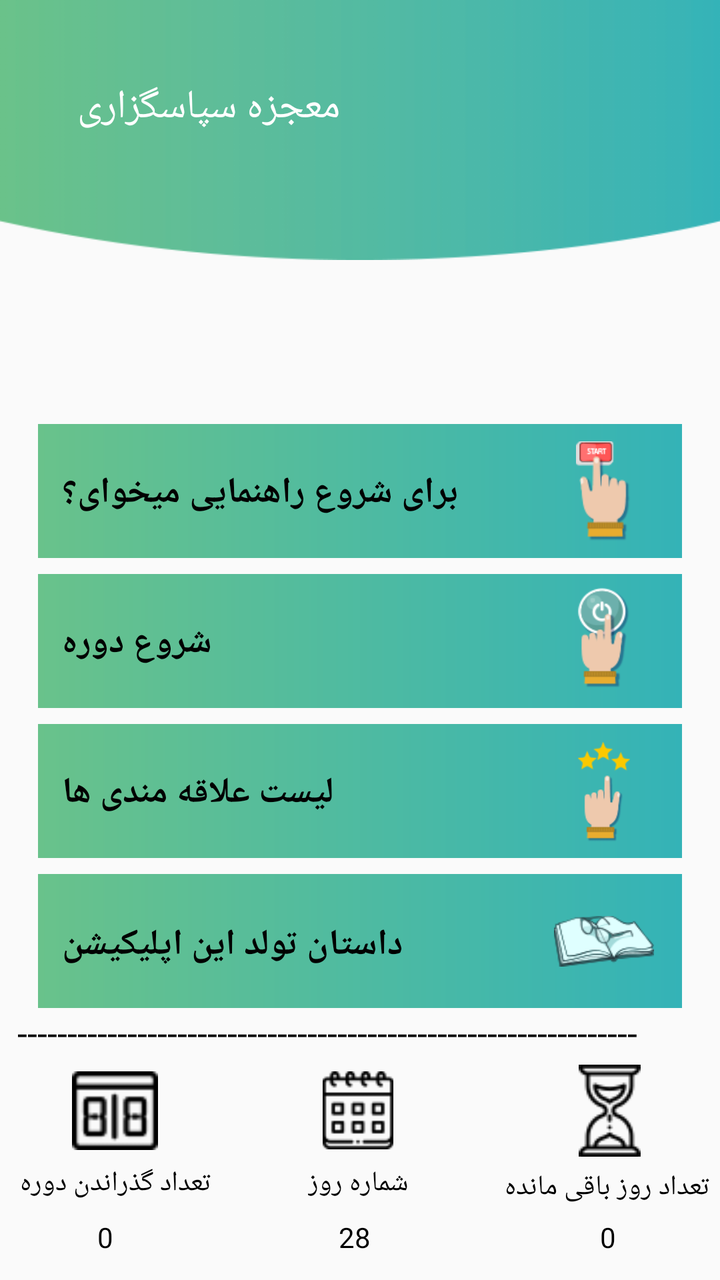
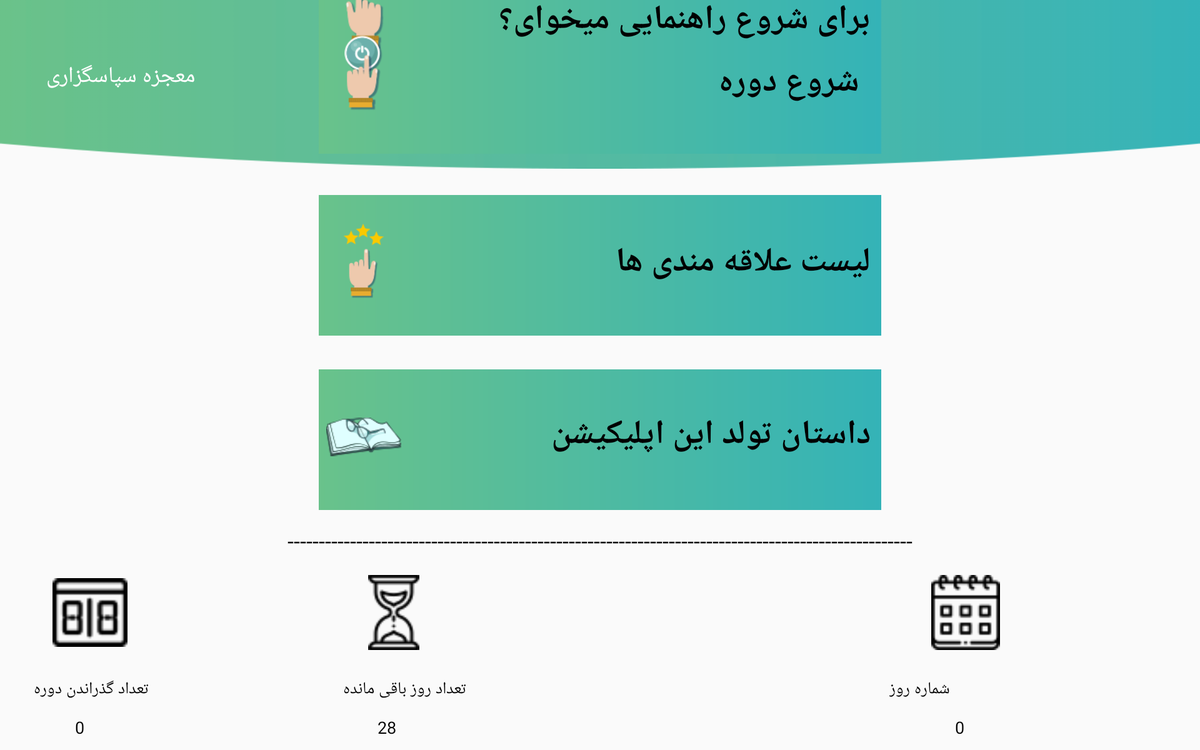

An Android layout and its configuration variant, each rendered on a device that would load it. The default file and the variant file are quoted in full after the pictures.
<!-- AndroidManifest.xml: application theme AppTheme -->
<!-- res/layout/activity_maiin.xml -->
<?xml version="1.0" encoding="utf-8"?>
<android.support.constraint.ConstraintLayout xmlns:android="http://schemas.android.com/apk/res/android"
    xmlns:app="http://schemas.android.com/apk/res-auto"
    xmlns:tools="http://schemas.android.com/tools"
    android:id="@+id/main_activity"
    android:layout_width="match_parent"
    android:layout_height="match_parent">

    <include
        android:id="@+id/toolbarCreate"
        layout="@layout/toolbar" />

    <View
        android:id="@+id/view_help"
        android:layout_width="322dp"
        android:layout_height="67dp"
        android:layout_marginStart="8dp"
        android:layout_marginTop="8dp"
        android:layout_marginEnd="8dp"
        android:layout_marginBottom="8dp"
        android:background="@drawable/back_item_main"
        android:onClick="onClickStart"
        app:layout_constraintBottom_toTopOf="@+id/view_start"
        app:layout_constraintEnd_toEndOf="parent"
        app:layout_constraintStart_toStartOf="parent"
        app:layout_constraintTop_toBottomOf="@+id/toolbarCreate"
        app:layout_constraintVertical_bias="1.0" />

    <View
        android:id="@+id/view_start"
        android:layout_width="322dp"
        android:layout_height="67dp"
        android:layout_marginStart="8dp"
        android:layout_marginEnd="8dp"
        android:layout_marginBottom="8dp"
        android:background="@drawable/back_item_main"
        android:onClick="onClickStart"
        app:layout_constraintBottom_toTopOf="@+id/view_fav"
        app:layout_constraintEnd_toEndOf="parent"
        app:layout_constraintStart_toStartOf="parent" />

    <View
        android:id="@+id/view_fav"
        android:layout_width="322dp"
        android:layout_height="67dp"
        android:layout_marginStart="8dp"
        android:layout_marginEnd="8dp"
        android:layout_marginBottom="8dp"
        android:background="@drawable/back_item_main"
        android:onClick="onClickStart"
        app:layout_constraintBottom_toTopOf="@+id/view_create_app"
        app:layout_constraintEnd_toEndOf="parent"
        app:layout_constraintStart_toStartOf="parent" />

    <View
        android:id="@+id/view_create_app"
        android:layout_width="322dp"
        android:layout_height="67dp"
        android:layout_marginStart="8dp"
        android:layout_marginEnd="8dp"
        android:layout_marginBottom="136dp"
        android:background="@drawable/back_item_main"
        android:onClick="onClickStart"
        app:layout_constraintBottom_toBottomOf="parent"
        app:layout_constraintEnd_toEndOf="parent"
        app:layout_constraintStart_toStartOf="parent" />

    <TextView
        android:id="@+id/help_text_view"
        android:layout_width="wrap_content"
        android:layout_height="wrap_content"
        android:text="@string/help"
        android:textColor="@color/colorBlack"
        android:textSize="18sp"
        android:textStyle="bold"
        app:layout_constraintBottom_toBottomOf="@+id/view_help"
        app:layout_constraintEnd_toEndOf="@+id/view_help"
        app:layout_constraintHorizontal_bias="0.097"
        app:layout_constraintStart_toStartOf="@+id/view_help"
        app:layout_constraintTop_toTopOf="@+id/view_help"
        app:layout_constraintVertical_bias="0.523" />

    <ImageView
        android:id="@+id/img_help"
        android:layout_width="50dp"
        android:layout_height="50dp"
        android:layout_marginStart="36dp"
        android:layout_marginEnd="8dp"
        app:layout_constraintBottom_toBottomOf="@+id/view_help"
        app:layout_constraintEnd_toEndOf="@+id/view_help"
        app:layout_constraintHorizontal_bias="0.647"
        app:layout_constraintStart_toEndOf="@+id/help_text_view"
        app:layout_constraintTop_toTopOf="@+id/view_help"
        app:srcCompat="@drawable/if_help" />

    <TextView
        android:id="@+id/start_text_view"
        android:layout_width="wrap_content"
        android:layout_height="wrap_content"
        android:layout_marginStart="12dp"
        android:text="@string/start"
        android:textColor="@color/colorBlack"
        android:textSize="18sp"
        android:textStyle="bold"
        app:layout_constraintBottom_toBottomOf="@+id/view_start"
        app:layout_constraintStart_toStartOf="@+id/view_start"
        app:layout_constraintTop_toTopOf="@+id/view_start"
        app:layout_constraintVertical_bias="0.523" />

    <ImageView
        android:id="@+id/img_start"
        android:layout_width="50dp"
        android:layout_height="50dp"
        android:layout_marginStart="8dp"
        android:layout_marginEnd="8dp"
        app:layout_constraintBottom_toBottomOf="@+id/view_start"
        app:layout_constraintEnd_toEndOf="@+id/view_start"
        app:layout_constraintHorizontal_bias="0.964"
        app:layout_constraintStart_toEndOf="@+id/start_text_view"
        app:layout_constraintTop_toTopOf="@+id/view_start"
        app:layout_constraintVertical_bias="0.411"
        app:srcCompat="@drawable/if_start" />

    <TextView
        android:id="@+id/fav_text_view"
        android:layout_width="wrap_content"
        android:layout_height="wrap_content"
        android:layout_marginStart="12dp"
        android:text="@string/search"
        android:textColor="@color/colorBlack"
        android:textSize="18sp"
        android:textStyle="bold"
        app:layout_constraintBottom_toBottomOf="@+id/view_fav"
        app:layout_constraintStart_toStartOf="@+id/view_fav"
        app:layout_constraintTop_toTopOf="@+id/view_fav"
        app:layout_constraintVertical_bias="0.523" />

    <ImageView
        android:id="@+id/img_fav"
        android:layout_width="50dp"
        android:layout_height="50dp"
        android:layout_marginStart="8dp"
        android:layout_marginEnd="8dp"
        app:layout_constraintBottom_toBottomOf="@+id/view_fav"
        app:layout_constraintEnd_toEndOf="@+id/view_fav"
        app:layout_constraintHorizontal_bias="0.944"
        app:layout_constraintStart_toEndOf="@+id/fav_text_view"
        app:layout_constraintTop_toTopOf="@+id/view_fav"
        app:layout_constraintVertical_bias="0.529"
        app:srcCompat="@drawable/if_fav_main" />

    <TextView
        android:id="@+id/story_text_view"
        android:layout_width="wrap_content"
        android:layout_height="wrap_content"
        android:layout_marginStart="12dp"
        android:text="@string/story_application"
        android:textColor="@color/colorBlack"
        android:textSize="18sp"
        android:textStyle="bold"
        app:layout_constraintBottom_toBottomOf="@+id/view_create_app"
        app:layout_constraintStart_toStartOf="@+id/view_create_app"
        app:layout_constraintTop_toTopOf="@+id/view_create_app"
        app:layout_constraintVertical_bias="0.547" />

    <ImageView
        android:id="@+id/img_story"
        android:layout_width="50dp"
        android:layout_height="50dp"
        android:layout_marginStart="8dp"
        android:layout_marginEnd="8dp"
        app:layout_constraintBottom_toBottomOf="@+id/view_create_app"
        app:layout_constraintEnd_toEndOf="@+id/view_create_app"
        app:layout_constraintHorizontal_bias="0.917"
        app:layout_constraintStart_toEndOf="@+id/story_text_view"
        app:layout_constraintTop_toTopOf="@+id/view_create_app"
        app:srcCompat="@drawable/if_create" />

    <TextView
        android:id="@+id/textView4"
        android:layout_width="343dp"
        android:layout_height="wrap_content"
        android:layout_marginStart="8dp"
        android:layout_marginEnd="8dp"
        android:lines="1"
        android:text="--------------------------------------------------------------"
        android:textColor="@color/colorBlack"
        android:textSize="18sp"
        app:layout_constraintEnd_toEndOf="parent"
        app:layout_constraintHorizontal_bias="0.518"
        app:layout_constraintStart_toStartOf="parent"
        app:layout_constraintTop_toBottomOf="@+id/view_create_app" />

    <ImageView
        android:id="@+id/imageView4"
        android:layout_width="wrap_content"
        android:layout_height="39dp"
        android:layout_marginStart="80dp"
        android:layout_marginTop="8dp"
        android:layout_marginBottom="8dp"
        app:layout_constraintBottom_toTopOf="@+id/textView7"
        app:layout_constraintStart_toEndOf="@+id/imageView6"
        app:layout_constraintTop_toBottomOf="@+id/textView4"
        app:srcCompat="@drawable/if_day" />

    <ImageView
        android:id="@+id/imageView5"
        android:layout_width="wrap_content"
        android:layout_height="wrap_content"
        android:layout_marginStart="8dp"
        android:layout_marginTop="8dp"
        android:layout_marginEnd="8dp"
        android:layout_marginBottom="10dp"
        app:layout_constraintBottom_toTopOf="@+id/textView5"
        app:layout_constraintEnd_toEndOf="parent"
        app:layout_constraintHorizontal_bias="0.721"
        app:layout_constraintStart_toEndOf="@+id/imageView4"
        app:layout_constraintTop_toBottomOf="@+id/textView4"
        app:srcCompat="@drawable/if_day_delay" />

    <ImageView
        android:id="@+id/imageView6"
        android:layout_width="43dp"
        android:layout_height="42dp"
        android:layout_marginStart="36dp"
        android:layout_marginTop="8dp"
        android:layout_marginBottom="8dp"
        app:layout_constraintBottom_toTopOf="@+id/textView9"
        app:layout_constraintStart_toStartOf="parent"
        app:layout_constraintTop_toBottomOf="@+id/textView4"
        app:srcCompat="@drawable/if_delay_dore" />

    <TextView
        android:id="@+id/textView5"
        android:layout_width="wrap_content"
        android:layout_height="wrap_content"
        android:layout_marginEnd="8dp"
        android:layout_marginBottom="6dp"
        android:text="تعداد روز باقی مانده"
        android:textColor="@color/colorBlack"
        app:layout_constraintBottom_toTopOf="@+id/txtDayOff"
        app:layout_constraintEnd_toEndOf="@+id/imageView5"
        app:layout_constraintHorizontal_bias="0.47"
        app:layout_constraintStart_toStartOf="@+id/imageView5" />

    <TextView
        android:id="@+id/txtDayOff"
        android:layout_width="wrap_content"
        android:layout_height="wrap_content"
        android:layout_marginBottom="12dp"
        android:text="0 "
        android:textColor="@color/colorBlack"
        app:layout_constraintBottom_toBottomOf="parent"
        app:layout_constraintEnd_toEndOf="@+id/imageView5"
        app:layout_constraintHorizontal_bias="0.55"
        app:layout_constraintStart_toStartOf="@+id/imageView5" />

    <TextView
        android:id="@+id/textView7"
        android:layout_width="wrap_content"
        android:layout_height="wrap_content"
        android:layout_marginBottom="8dp"
        android:text="شماره روز"
        android:textColor="@color/colorBlack"
        app:layout_constraintBottom_toTopOf="@+id/txtDayCurrent"
        app:layout_constraintEnd_toEndOf="@+id/imageView4"
        app:layout_constraintStart_toStartOf="@+id/imageView4" />

    <TextView
        android:id="@+id/txtDayCurrent"
        android:layout_width="wrap_content"
        android:layout_height="wrap_content"
        android:layout_marginBottom="12dp"
        android:text="28 "
        android:textColor="@color/colorBlack"
        app:layout_constraintBottom_toBottomOf="parent"
        app:layout_constraintEnd_toEndOf="@+id/imageView4"
        app:layout_constraintStart_toStartOf="@+id/imageView4" />

    <TextView
        android:id="@+id/textView9"
        android:layout_width="wrap_content"
        android:layout_height="wrap_content"
        android:layout_marginBottom="8dp"
        android:text="تعداد گذراندن دوره"
        android:textColor="@color/colorBlack"
        app:layout_constraintBottom_toTopOf="@+id/txtTerm"
        app:layout_constraintEnd_toEndOf="@+id/imageView6"
        app:layout_constraintStart_toStartOf="@+id/imageView6" />

    <TextView
        android:id="@+id/txtTerm"
        android:layout_width="wrap_content"
        android:layout_height="wrap_content"
        android:layout_marginBottom="12dp"
        android:text="0   "
        android:textColor="@color/colorBlack"
        app:layout_constraintBottom_toBottomOf="parent"
        app:layout_constraintEnd_toEndOf="@+id/imageView6"
        app:layout_constraintStart_toStartOf="@+id/imageView6" />

</android.support.constraint.ConstraintLayout>
<!-- res/layout/toolbar.xml (included above) -->
<?xml version="1.0" encoding="utf-8"?>
<android.support.v7.widget.Toolbar xmlns:android="http://schemas.android.com/apk/res/android"
    xmlns:local="http://schemas.android.com/apk/res-auto"
    xmlns:tools="http://schemas.android.com/tools"
    android:id="@+id/toolbarCreate"
    android:layout_width="match_parent"
    android:layout_height="130dp"
    android:background="@drawable/toolbar"
    android:minHeight="?attr/actionBarSize"
    local:popupTheme="@style/ThemeOverlay.AppCompat.Light"
    local:theme="@style/ThemeOverlay.AppCompat.Dark.ActionBar">

    <LinearLayout
        android:layout_width="150dp"
        android:layout_height="50dp"
        android:layout_marginLeft="20dp">

        <TextView
            android:id="@+id/txtTool"
            android:layout_width="match_parent"
            android:layout_height="wrap_content"
            android:gravity="right"
            android:text="معجزه سپاسگزاری"
            android:textColor="@color/colorWhite"
            android:textSize="20sp"
            tools:ignore="RtlHardcoded" />

    </LinearLayout>

</android.support.v7.widget.Toolbar>
<!-- resources referenced by this layout -->
<resources>
  <color name="colorBlack">#000000</color>
  <color name="colorWhite">#ffffff</color>
  <!-- drawable back_item_main (drawable) -->
  <?xml version="1.0" encoding="utf-8"?>
  <shape xmlns:android="http://schemas.android.com/apk/res/android">
  
      <gradient
  
          android:endColor="#34b3b7"
  
          android:startColor="#69c28b"
  
          android:angle="0"/>
  
  </shape>
  <!-- drawable if_create: png bitmap (drawable, 5824 bytes) -->
  <!-- drawable if_day: png bitmap (drawable, 1383 bytes) -->
  <!-- drawable if_day_delay: png bitmap (drawable, 1385 bytes) -->
  <!-- drawable if_delay_dore: png bitmap (drawable, 1020 bytes) -->
  <!-- drawable if_fav_main: png bitmap (drawable, 3535 bytes) -->
  <!-- drawable if_help: png bitmap (drawable, 3610 bytes) -->
  <!-- drawable if_start: png bitmap (drawable, 5366 bytes) -->
  <!-- drawable toolbar: png bitmap (drawable, 15942 bytes) -->
  <string name="help">برای شروع راهنمایی میخوای؟</string>
  <string name="search">لیست علاقه مندی ها</string>
  <string name="start">شروع دوره</string>
  <string name="story_application">داستان تولد این اپلیکیشن</string>
  <style name="AppTheme" parent="Theme.AppCompat.Light.NoActionBar">
          
          <item name="colorPrimary">@color/colorPrimary</item>
          <item name="colorPrimaryDark">@color/colorPrimaryDark</item>
          <item name="colorAccent">@color/colorAccent</item>
      </style>
  <color name="colorPrimary">#4ad197</color>
  <color name="colorPrimaryDark">#2b9165</color>
  <color name="colorAccent">#ff4081</color>
</resources>
<!-- res/layout-xlarge/activity_maiin.xml (the author's variant of the layout above) -->
<!-- drawn on a large tablet held sideways -->
<?xml version="1.0" encoding="utf-8"?>
<android.support.constraint.ConstraintLayout xmlns:android="http://schemas.android.com/apk/res/android"
    xmlns:app="http://schemas.android.com/apk/res-auto"
    xmlns:tools="http://schemas.android.com/tools"
    android:id="@+id/main_activity"
    android:layout_width="match_parent"
    android:layout_height="match_parent">

    <include
        android:id="@+id/toolbarCreate"
        layout="@layout/tool_large" />

    <View
        android:id="@+id/view_help"
        android:layout_width="600dp"
        android:layout_height="150dp"
        android:layout_marginStart="8dp"
        android:layout_marginTop="8dp"
        android:layout_marginEnd="8dp"
        android:layout_marginBottom="8dp"
        android:background="@drawable/back_item_main"
        android:onClick="onClickStart"
        app:layout_constraintBottom_toTopOf="@+id/view_start"
        app:layout_constraintEnd_toEndOf="parent"
        app:layout_constraintStart_toStartOf="parent"
        app:layout_constraintTop_toBottomOf="@+id/toolbarCreate"
        app:layout_constraintVertical_bias="0.755" />

    <View
        android:id="@+id/view_start"
        android:layout_width="600dp"
        android:layout_height="150dp"
        android:layout_marginStart="8dp"
        android:layout_marginEnd="8dp"
        android:layout_marginBottom="44dp"
        android:background="@drawable/back_item_main"
        android:onClick="onClickStart"
        app:layout_constraintBottom_toTopOf="@+id/view_fav"
        app:layout_constraintEnd_toEndOf="parent"
        app:layout_constraintStart_toStartOf="parent" />

    <View
        android:id="@+id/view_fav"
        android:layout_width="600dp"
        android:layout_height="150dp"
        android:layout_marginStart="8dp"
        android:layout_marginEnd="8dp"
        android:layout_marginBottom="36dp"
        android:background="@drawable/back_item_main"
        android:onClick="onClickStart"
        app:layout_constraintBottom_toTopOf="@+id/view_create_app"
        app:layout_constraintEnd_toEndOf="parent"
        app:layout_constraintStart_toStartOf="parent" />

    <View
        android:id="@+id/view_create_app"
        android:layout_width="600dp"
        android:layout_height="150dp"
        android:layout_marginStart="8dp"
        android:layout_marginEnd="8dp"
        android:layout_marginBottom="256dp"
        android:background="@drawable/back_item_main"
        android:onClick="onClickStart"
        app:layout_constraintBottom_toBottomOf="parent"
        app:layout_constraintEnd_toEndOf="parent"
        app:layout_constraintStart_toStartOf="parent" />

    <TextView
        android:id="@+id/help_text_view"
        android:layout_width="wrap_content"
        android:layout_height="wrap_content"
        android:layout_marginStart="52dp"
        android:layout_marginEnd="8dp"
        android:text="@string/help"
        android:textColor="@color/colorBlack"
        android:textSize="36sp"
        android:textStyle="bold"
        app:layout_constraintBottom_toBottomOf="@+id/view_help"
        app:layout_constraintEnd_toEndOf="@+id/view_help"
        app:layout_constraintHorizontal_bias="0.945"
        app:layout_constraintStart_toEndOf="@+id/img_help"
        app:layout_constraintTop_toTopOf="@+id/view_help"
        app:layout_constraintVertical_bias="0.574" />

    <ImageView
        android:id="@+id/img_help"
        android:layout_width="80dp"
        android:layout_height="80dp"
        android:layout_marginStart="8dp"
        app:layout_constraintBottom_toBottomOf="@+id/view_help"
        app:layout_constraintStart_toStartOf="@+id/view_help"
        app:layout_constraintTop_toTopOf="@+id/view_help"
        app:srcCompat="@drawable/if_help" />

    <TextView
        android:id="@+id/start_text_view"
        android:layout_width="wrap_content"
        android:layout_height="wrap_content"
        android:layout_marginStart="52dp"
        android:layout_marginEnd="8dp"
        android:text="@string/start"
        android:textColor="@color/colorBlack"
        android:textSize="36sp"
        android:textStyle="bold"
        app:layout_constraintBottom_toBottomOf="@+id/view_start"
        app:layout_constraintEnd_toEndOf="@+id/view_start"
        app:layout_constraintHorizontal_bias="0.95"
        app:layout_constraintStart_toEndOf="@+id/img_start"
        app:layout_constraintTop_toTopOf="@+id/view_start"
        app:layout_constraintVertical_bias="0.485" />

    <ImageView
        android:id="@+id/img_start"
        android:layout_width="80dp"
        android:layout_height="80dp"
        android:layout_marginStart="8dp"
        app:layout_constraintBottom_toBottomOf="@+id/view_start"
        app:layout_constraintStart_toStartOf="@+id/view_start"
        app:layout_constraintTop_toTopOf="@+id/view_start"
        app:layout_constraintVertical_bias="0.342"
        app:srcCompat="@drawable/if_start" />

    <TextView
        android:id="@+id/fav_text_view"
        android:layout_width="wrap_content"
        android:layout_height="wrap_content"
        android:layout_marginStart="52dp"
        android:layout_marginEnd="8dp"
        android:text="@string/search"
        android:textColor="@color/colorBlack"
        android:textSize="36sp"
        android:textStyle="bold"
        app:layout_constraintBottom_toBottomOf="@+id/view_fav"
        app:layout_constraintEnd_toEndOf="@+id/view_fav"
        app:layout_constraintHorizontal_bias="0.983"
        app:layout_constraintStart_toEndOf="@+id/img_fav"
        app:layout_constraintTop_toTopOf="@+id/view_fav"
        app:layout_constraintVertical_bias="0.465" />

    <ImageView
        android:id="@+id/img_fav"
        android:layout_width="80dp"
        android:layout_height="80dp"
        android:layout_marginStart="8dp"
        app:layout_constraintBottom_toBottomOf="@+id/view_fav"
        app:layout_constraintStart_toStartOf="@+id/view_fav"
        app:layout_constraintTop_toTopOf="@+id/view_fav"
        app:layout_constraintVertical_bias="0.442"
        app:srcCompat="@drawable/if_fav_main" />

    <TextView
        android:id="@+id/story_text_view"
        android:layout_width="wrap_content"
        android:layout_height="wrap_content"
        android:layout_marginStart="52dp"
        android:layout_marginEnd="8dp"
        android:text="@string/story_application"
        android:textColor="@color/colorBlack"
        android:textSize="36sp"
        android:textStyle="bold"
        app:layout_constraintBottom_toBottomOf="@+id/view_create_app"
        app:layout_constraintEnd_toEndOf="@+id/view_create_app"
        app:layout_constraintHorizontal_bias="0.972"
        app:layout_constraintStart_toEndOf="@+id/img_story"
        app:layout_constraintTop_toTopOf="@+id/view_create_app"
        app:layout_constraintVertical_bias="0.445" />

    <ImageView
        android:id="@+id/img_story"
        android:layout_width="80dp"
        android:layout_height="80dp"
        android:layout_marginStart="8dp"
        app:layout_constraintBottom_toBottomOf="@+id/view_create_app"
        app:layout_constraintStart_toStartOf="@+id/view_create_app"
        app:layout_constraintTop_toTopOf="@+id/view_create_app"
        app:layout_constraintVertical_bias="0.457"
        app:srcCompat="@drawable/if_create" />

    <TextView
        android:id="@+id/textView4"
        android:layout_width="672dp"
        android:layout_height="24dp"
        android:layout_marginStart="8dp"
        android:layout_marginTop="16dp"
        android:layout_marginEnd="8dp"
        android:lines="1"
        android:text="---------------------------------------------------------------------------------------------------------------"
        android:textColor="@color/colorBlack"
        android:textSize="24sp"
        app:layout_constraintEnd_toEndOf="parent"
        app:layout_constraintHorizontal_bias="0.505"
        app:layout_constraintStart_toStartOf="parent"
        app:layout_constraintTop_toBottomOf="@+id/view_create_app" />

    <ImageView
        android:id="@+id/imageView4"
        android:layout_width="80dp"
        android:layout_height="80dp"
        android:layout_marginStart="244dp"
        android:layout_marginTop="8dp"
        android:layout_marginBottom="8dp"
        app:layout_constraintBottom_toTopOf="@+id/textView7"
        app:layout_constraintStart_toEndOf="@+id/imageView6"
        app:layout_constraintTop_toBottomOf="@+id/textView4"
        app:srcCompat="@drawable/if_day_delay" />

    <ImageView
        android:id="@+id/imageView5"
        android:layout_width="80dp"
        android:layout_height="80dp"
        android:layout_marginStart="8dp"
        android:layout_marginTop="8dp"
        android:layout_marginEnd="8dp"
        android:layout_marginBottom="8dp"
        app:layout_constraintBottom_toTopOf="@+id/textView5"
        app:layout_constraintEnd_toEndOf="parent"
        app:layout_constraintHorizontal_bias="0.721"
        app:layout_constraintStart_toEndOf="@+id/imageView4"
        app:layout_constraintTop_toBottomOf="@+id/textView4"
        app:srcCompat="@drawable/if_day" />

    <ImageView
        android:id="@+id/imageView6"
        android:layout_width="80dp"
        android:layout_height="80dp"
        android:layout_marginStart="56dp"
        android:layout_marginTop="8dp"
        android:layout_marginBottom="8dp"
        app:layout_constraintBottom_toTopOf="@+id/textView9"
        app:layout_constraintStart_toStartOf="parent"
        app:layout_constraintTop_toBottomOf="@+id/textView4"
        app:srcCompat="@drawable/if_delay_dore" />

    <TextView
        android:id="@+id/textView5"
        android:layout_width="wrap_content"
        android:layout_height="wrap_content"
        android:layout_marginStart="8dp"
        android:layout_marginEnd="8dp"
        android:layout_marginBottom="16dp"
        android:text="شماره روز"
        android:textColor="@color/colorBlack"
        android:textSize="18sp"
        app:layout_constraintBottom_toTopOf="@+id/txtDayCurrent"
        app:layout_constraintEnd_toEndOf="parent"
        app:layout_constraintHorizontal_bias="0.632"
        app:layout_constraintStart_toEndOf="@+id/textView7" />

    <TextView
        android:id="@+id/txtDayCurrent"
        android:layout_width="wrap_content"
        android:layout_height="wrap_content"
        android:layout_marginStart="8dp"
        android:layout_marginEnd="8dp"
        android:layout_marginBottom="12dp"
        android:text="0 "
        android:textColor="@color/colorBlack"
        android:textSize="18sp"
        app:layout_constraintBottom_toBottomOf="parent"
        app:layout_constraintEnd_toEndOf="parent"
        app:layout_constraintHorizontal_bias="0.71"
        app:layout_constraintStart_toEndOf="@+id/txtDayOff" />

    <TextView
        android:id="@+id/textView7"
        android:layout_width="wrap_content"
        android:layout_height="wrap_content"
        android:layout_marginStart="208dp"
        android:layout_marginBottom="16dp"
        android:text="تعداد روز باقی مانده"
        android:textColor="@color/colorBlack"
        android:textSize="18sp"
        app:layout_constraintBottom_toTopOf="@+id/txtDayOff"
        app:layout_constraintStart_toEndOf="@+id/textView9" />

    <TextView
        android:id="@+id/txtDayOff"
        android:layout_width="wrap_content"
        android:layout_height="wrap_content"
        android:layout_marginStart="308dp"
        android:layout_marginBottom="12dp"
        android:text="28 "
        android:textColor="@color/colorBlack"
        android:textSize="18sp"
        app:layout_constraintBottom_toBottomOf="parent"
        app:layout_constraintStart_toEndOf="@+id/txtTerm" />

    <TextView
        android:id="@+id/textView9"
        android:layout_width="wrap_content"
        android:layout_height="wrap_content"
        android:layout_marginStart="36dp"
        android:layout_marginBottom="16dp"
        android:text="تعداد گذراندن دوره"
        android:textColor="@color/colorBlack"
        android:textSize="18sp"
        app:layout_constraintBottom_toTopOf="@+id/txtTerm"
        app:layout_constraintStart_toStartOf="parent" />

    <TextView
        android:id="@+id/txtTerm"
        android:layout_width="wrap_content"
        android:layout_height="wrap_content"
        android:layout_marginStart="80dp"
        android:layout_marginBottom="12dp"
        android:text="0 "
        android:textColor="@color/colorBlack"
        android:textSize="18sp"
        app:layout_constraintBottom_toBottomOf="parent"
        app:layout_constraintStart_toStartOf="parent" />

</android.support.constraint.ConstraintLayout>
<!-- res/layout/tool_large.xml (included above) -->
<?xml version="1.0" encoding="utf-8"?>
<android.support.v7.widget.Toolbar xmlns:android="http://schemas.android.com/apk/res/android"
    xmlns:local="http://schemas.android.com/apk/res-auto"
    xmlns:tools="http://schemas.android.com/tools"
    android:id="@+id/toolbarCreate"
    android:layout_width="match_parent"
    android:layout_height="180dp"
    android:background="@drawable/toolbar"
    android:minHeight="?attr/actionBarSize"
    local:popupTheme="@style/ThemeOverlay.AppCompat.Light"
    local:theme="@style/ThemeOverlay.AppCompat.Dark.ActionBar">

    <LinearLayout
        android:layout_width="170dp"
        android:layout_height="50dp"
        android:layout_marginLeft="30dp">

        <TextView
            android:id="@+id/txtTool"
            android:layout_width="match_parent"
            android:layout_height="wrap_content"
            android:gravity="right"
            android:text="معجزه سپاسگزاری"
            android:textColor="@color/colorWhite"
            android:textSize="24sp"
            tools:ignore="RtlHardcoded" />

    </LinearLayout>

</android.support.v7.widget.Toolbar>
